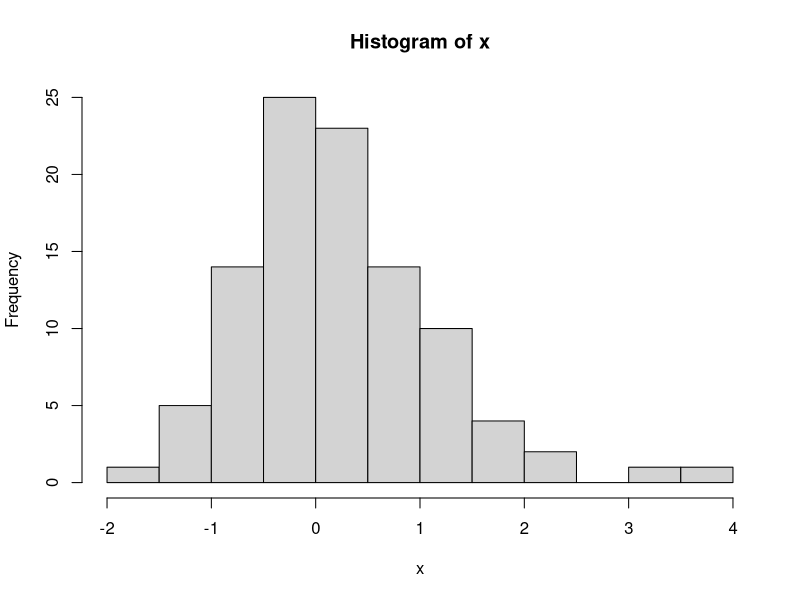
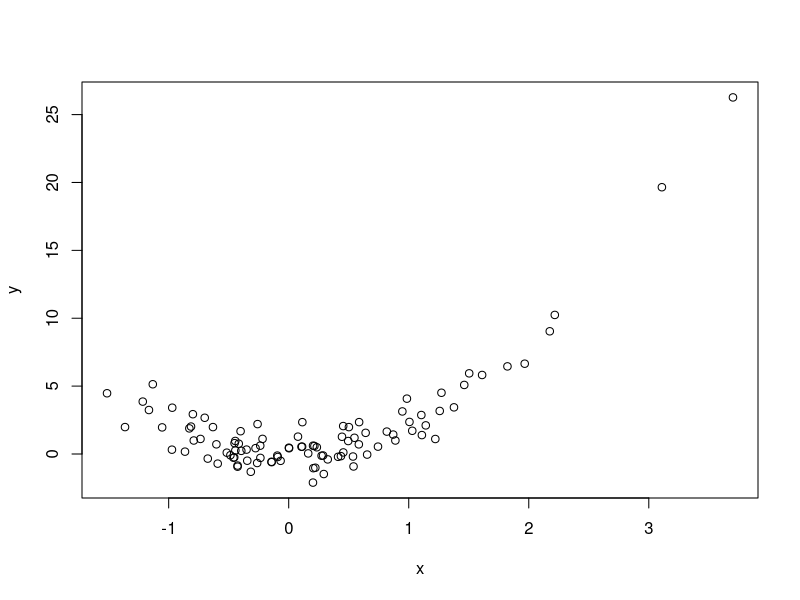
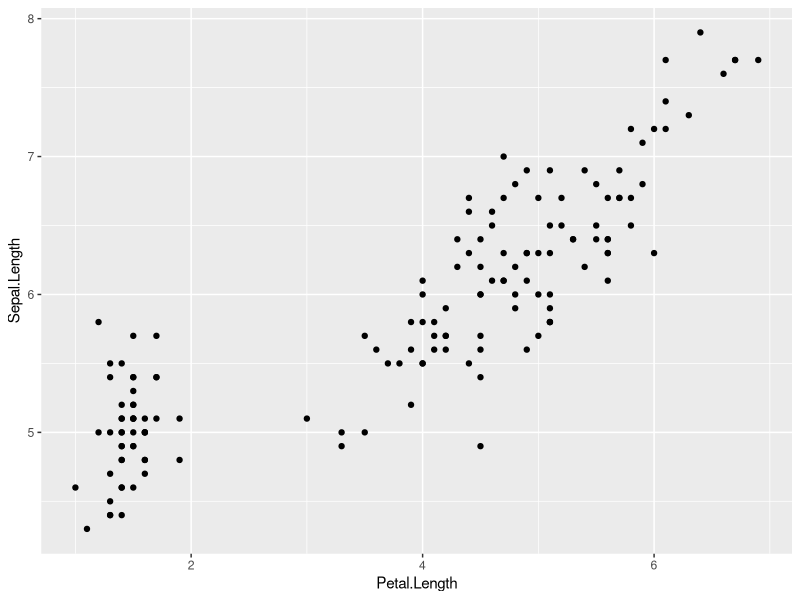
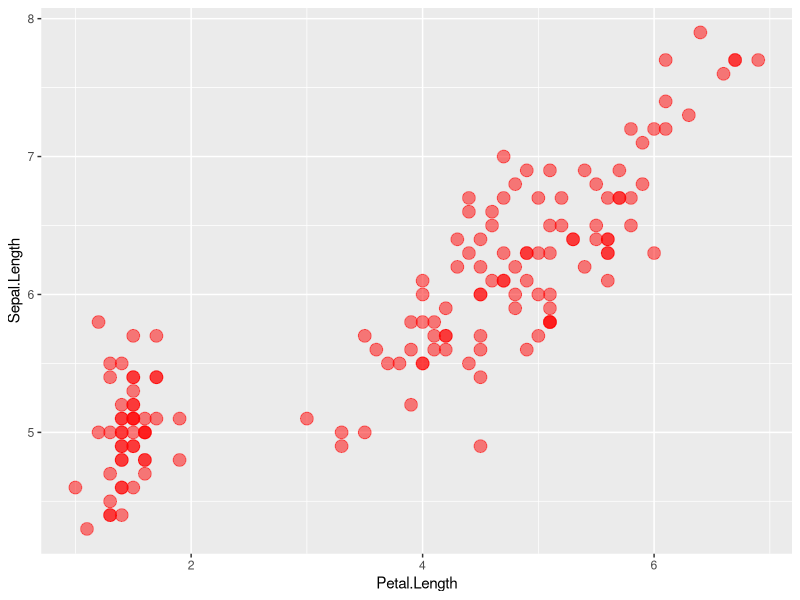
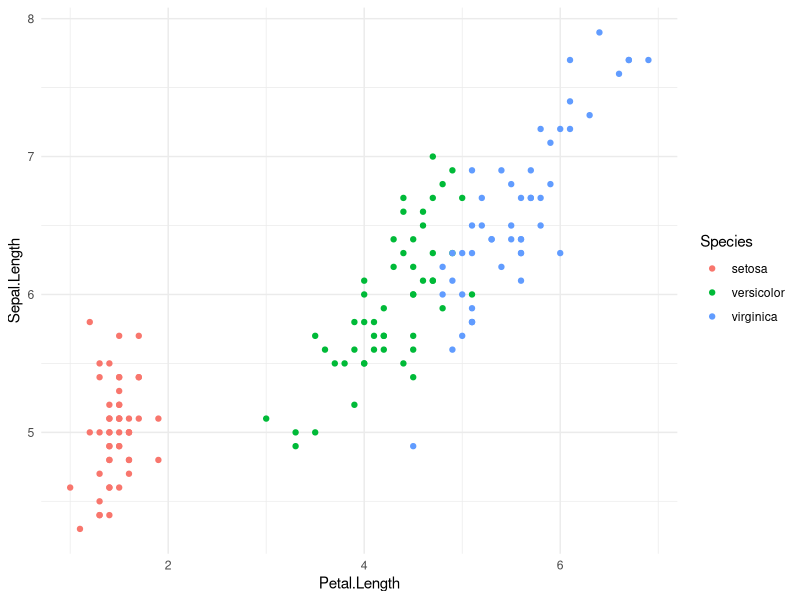

These charts were generated, in order, by the following R code:
## ---- chunk 1
x = rnorm(100)
y = 2*x^2 + rnorm(100)
hist(x)
## ---- chunk 2
plot(x, y)
## ---- chunk 3
library(ggplot2)

ggplot(aes(x=Petal.Length, y=Sepal.Length), data=iris) +
  geom_point()
## ---- chunk 4
ggplot(aes(x=Petal.Length, y=Sepal.Length), data=iris) +
  geom_point(color='red', size=4, alpha=.5)  # not within aesthetic function
## ---- chunk 5
ggplot(aes(x=Petal.Length, y=Sepal.Length), data=iris) +
  geom_point(aes(color=Species)) +
  theme_minimal()
